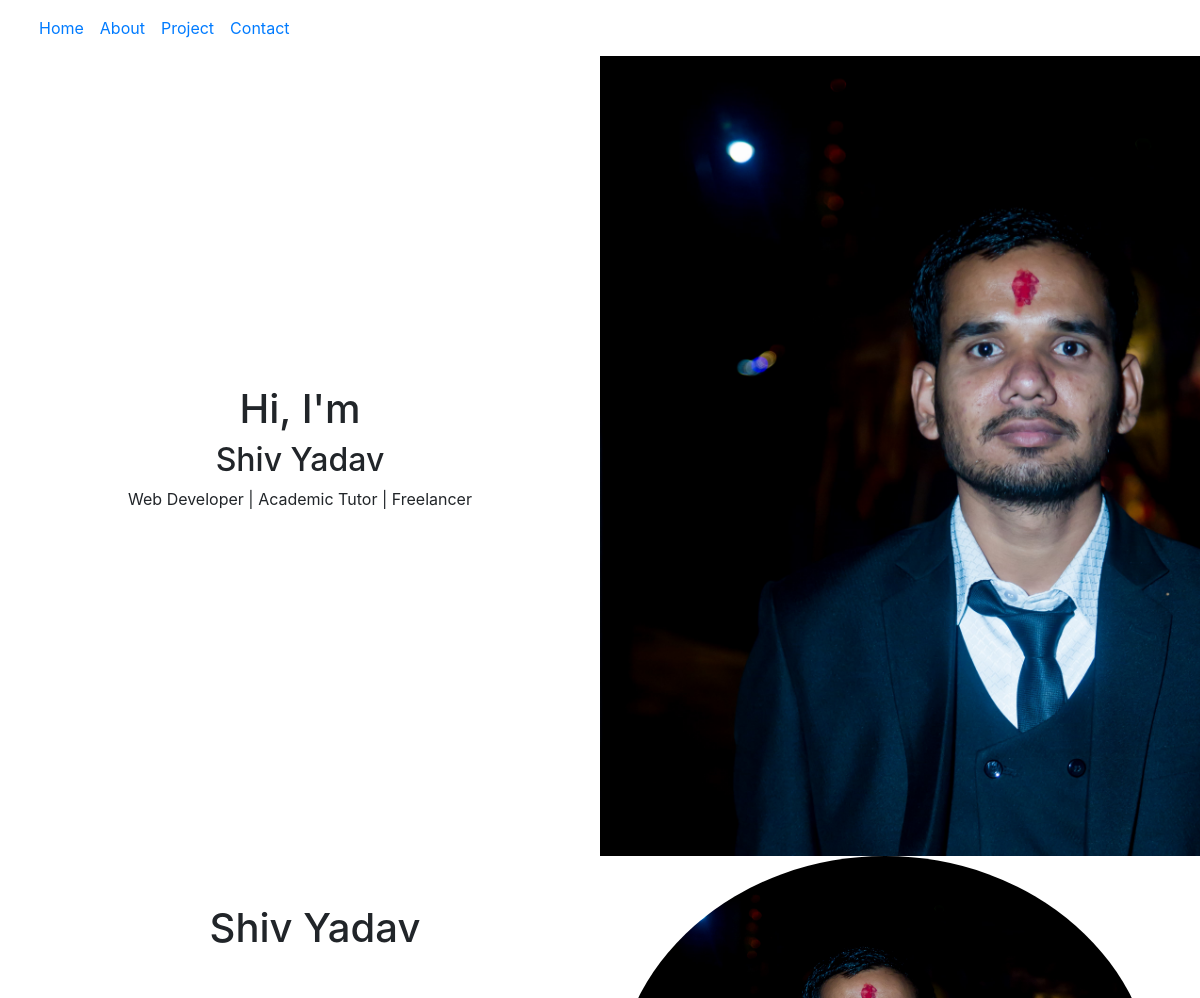
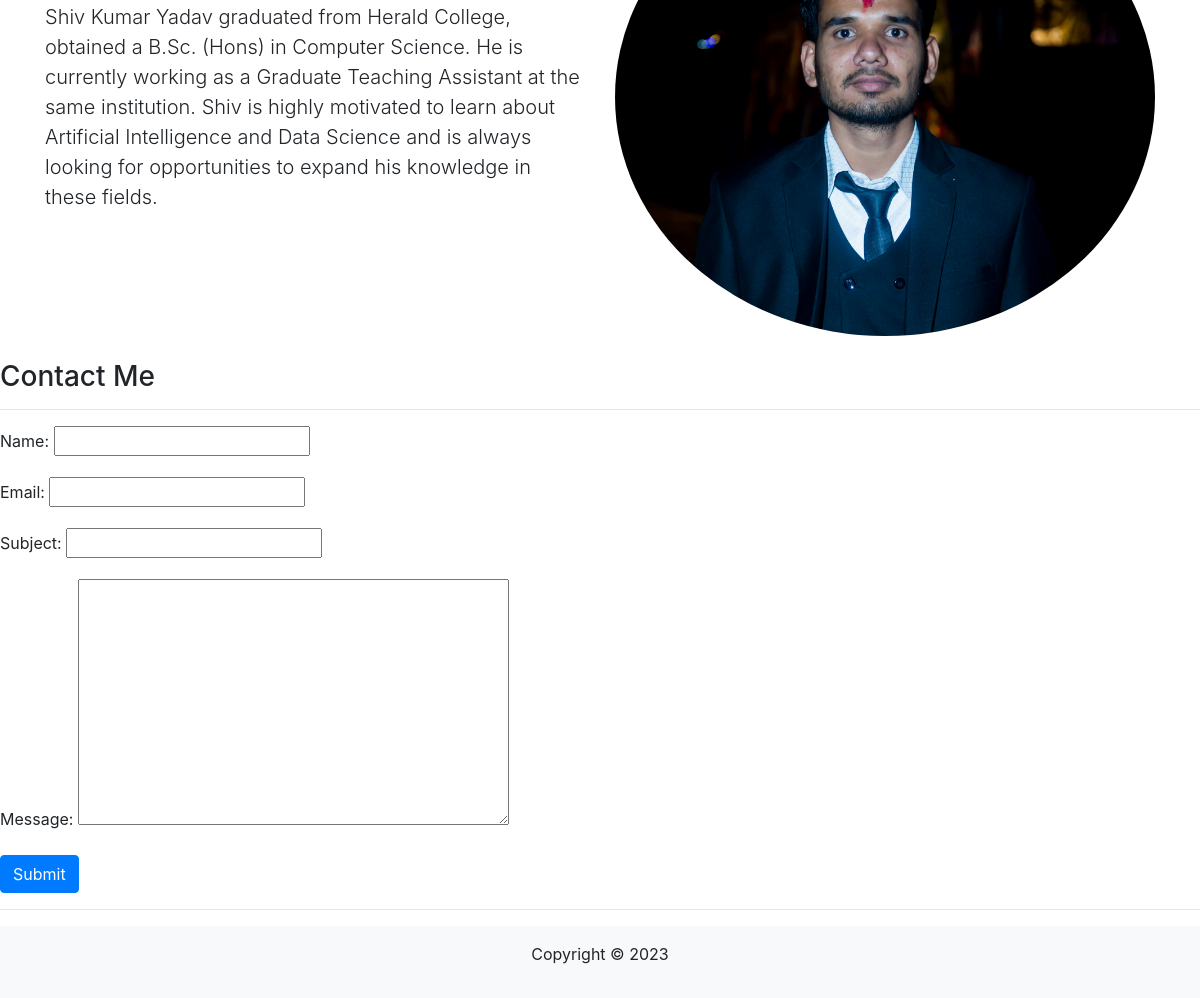
The page / on the database its author committed (2 pictures, top to bottom).
### sky/models.py (models this page shows, shortened)
class PersonalInfo(models.Model):
    name = models.CharField(max_length=255)
    title = models.TextField(max_length=255)

class About(models.Model):
    name = models.CharField(max_length=100)
    bio = models.TextField()
    profile_picture = models.ImageField(upload_to='picture/')

### sky/views.py (the view)
# urls.py: path("", HomePageView.as_view(), name='home'),
class HomePageView(TemplateView):
    template_name = 'index.html'
    def get_context_data(self, *args, **kwargs):
        context = super().get_context_data(*args, **kwargs)
        context["info"] = PersonalInfo.objects.get(id=1)
        context["about"] = About.objects.last()
        context["form"] = ContactForm()
        context["project"] = Project.objects.all()
        return context

### sky/forms.py
class ContactForm(forms.ModelForm):
    class Meta:
        model = Contact
        fields = (
            "name",
            "email",
            "subject",
            "message",
        )

### templates/index.html (shortened to what this page needs)
<!DOCTYPE html>
<html>
  <head>
    <link
      rel="stylesheet"
      href="https://maxcdn.bootstrapcdn.com/bootstrap/4.5.2/css/bootstrap.min.css"
    />
  </head>
  <body>
    <nav class="navbar navbar-expand-lg bg-body-tertiary">
      <div class="container-fluid">
        <div class="collapse navbar-collapse" id="navbarSupportedContent">
          <ul class="navbar-nav me-auto mb-2 mb-lg-0">
            <li class="nav-item">
              <a class="nav-link active" aria-current="page" href="#">Home</a>
            </li>
            <li class="nav-item">
              <a class="nav-link" href="#about">About</a>
            </li>
            <li class="nav-item">
              <a class="nav-link" href="#portfolio">Project</a>
            </li>
            <li class="nav-item">
              <a class="nav-link" href="#message">Contact</a>
            </li>
          </ul>
        </div>
      </div>
    </nav>
    <div class="d-flex align-items-center" style="height: 100vh">
      <div class="content text-center" style="width: 50%">
        <h1>Hi, I'm</h1>
        <h2 id="name">{{info.name}}</h2>
        <p id="title">{{info.title}}</p>
      </div>
      <div
        style="width: 50%; background-image: url({{ about.profile_picture.url }}); background-size: cover; height: 100%;"
      ></div>
    </div>
    <div id="about">
      <div class="container">
        <div class="row">
          <div class="col-md-6">
            <h1 class="text-center my-5">{{ about.name }}</h1>
            <p class="lead">{{ about.bio }}</p>
          </div>
          <div class="col-md-6">
            <img
              src="{{ about.profile_picture.url }}"
              class="img-fluid rounded-circle float-right"
            />
          </div>
        </div>
      </div>
    </div>
    <br />
    <div id="message">
      <h3>Contact Me</h3>
      <hr />
      <form method="post">
        <div class="form-group">{{ form.as_p }}</div>
        <button type="submit" class="btn btn-primary">Submit</button>
      </form>
    </div>
    <hr />
  </body>
  <footer class="bg-light py-3">
    <div class="container">
      <p class="text-center">Copyright &copy; {{ 2023 }}</p>
    </div>
  </footer>
</html>

### rows shown on the page
PersonalInfo: name "Shiv Yadav", title "Web Developer | Academic Tutor | Freelancer"
About: profile_picture (picture), name "Shiv Yadav", bio "Shiv Kumar Yadav graduated from Herald College, obtained a B.Sc. (Hons) in Computer Science. He is currently working as a Graduate Teaching Assistant at the same institution. Shiv is highly motivated to learn about Artificial Intelligence and Data Science and is always looking for opportunities to expand his knowledge in these fields."

### other values the page prints
{{ 2023 }} "2023"
